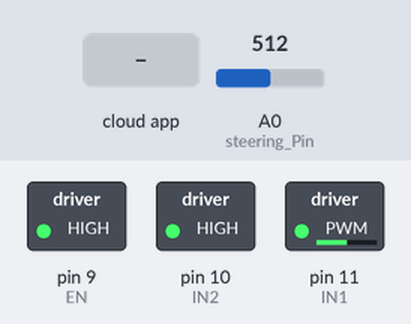
A sketch run on a simulated Arduino Uno, built with avr-gcc and run on an emulated ATmega328P. Shown: switched loads named in the sketch (green lamp = pin HIGH). Inputs (shaded band) come from the test bench; at power-on: A0 (steering_Pin) = 512. The ROS host is connected and sends only what is stated.

Above: at 1.2 s.
1.3 s: A0 (steering_Pin) set to 716
At 2.5 s:
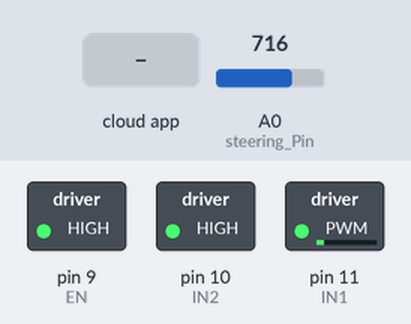
2.8 s: A0 (steering_Pin) set to 306
At 3.9 s:
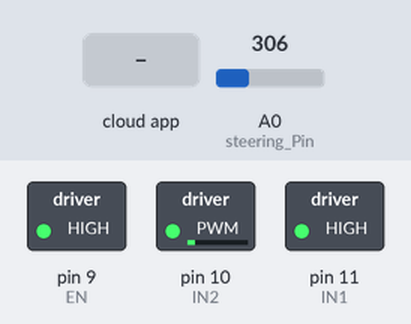
4.3 s: the phone or cloud app sets follower_steering_1 to 0
At 5.0 s:
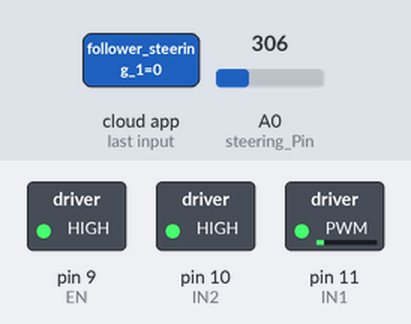
5.8 s: A0 (steering_Pin) set to 122
7.6 s: the phone or cloud app sets follower_steering_1 to 45
At 8.7 s:
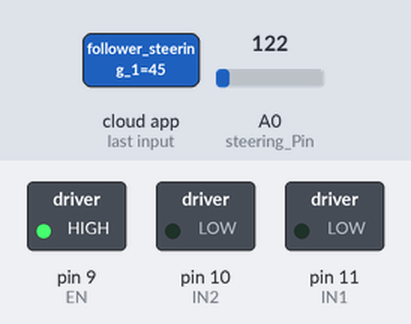
9.1 s: the phone or cloud app sets follower_steering_1 to 90
At 11.1 s:
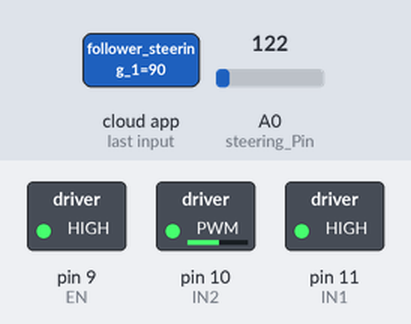
Timing chart, 0 to 12.4 s (numbered marks = the images above; inputs shaded):
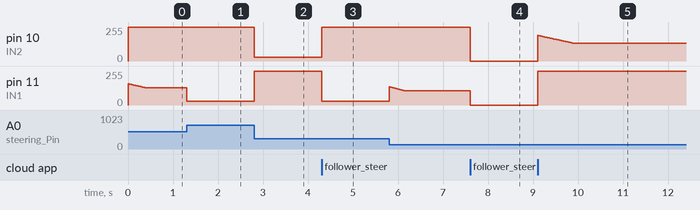

Measured:
- after the input at 1.3 s, pin 11 (IN1): 129/255 → 30/255 at once
- after the input at 2.8 s, pin 10 (IN2): 255/255 → 30/255 at once; pin 11 (IN1): 30/255 → 255/255 at once
- after the input at 4.3 s, pin 10 (IN2): 30/255 → 255/255 at once; pin 11 (IN1): 255/255 → 30/255 at once
- after the input at 7.6 s, pin 10 (IN2): 255/255 → 0/255 at once; pin 11 (IN1): 108/255 → 0/255 at once
- after the input at 9.1 s, pin 11 (IN1): 0/255 → 255/255 at once

The sketch:

F1_Steering_ROS.ino
```cpp
/*
This Function requests the /follower_steering_2 topic and actuator the Steering Motor.
And it publish its state(/steering_state_2)
*/
#include <ros.h>
// for message type
#include <std_msgs/UInt16.h>
#include <std_msgs/Float32.h>

// Define the pin
// Motor Controller
int EN = 9;
int IN1 = 11;
int IN2 = 10;

// PI controller - command index
unsigned long str_read;

// Control Variable
int rev;
int throttle;

/* Calibration the neutral point.*/
int neutral = 480;
int max_r = 83;
int max_l = 970;

// Read the angle
const int steering_Pin = A0;
int command = 480;
int sensorValue;

// PI
int error = 0;
int IntThresh = 50;  // Anti-Windup
int integral = 0;


float Kp = 20.0;
float Ki = 0.01;


//Set up the node and publisher
std_msgs::UInt16 str_msg;

ros::NodeHandle nh;
ros::Publisher pub("steering_state_1", &str_msg);

// Connection Test
void read_command( const std_msgs::UInt16& cmd_msg){

  // Rescale the Steering Command
  command = cmd_msg.data;
  if (command <=  512){
    command = map(command, 512 , 0, neutral , max_r);
    }
  else{
    command = map(command, 512 , 1024, neutral , max_l);
    }
  command = constrain(command, max_r, max_l);

  if (sensorValue <=  neutral){
    sensorValue = map(sensorValue, neutral , max_r, 512 , 0);
    }
  else{
    sensorValue = map(sensorValue, neutral , max_l, 512 , 1024);
    }

  str_msg.data = sensorValue ;
  pub.publish(&str_msg);
}

ros::Subscriber<std_msgs::UInt16> sub("follower_steering_1", read_command);

void setup()
{
  nh.getHardware()->setBaud(115200);
  // Initiate the node
  nh.initNode();
  // Advertise the publisher
  nh.advertise(pub);
  // Subscribe the topic needed.
  nh.subscribe(sub);

  //PIN  Definition
  pinMode(EN, OUTPUT);
  digitalWrite(EN, HIGH);
  pinMode(IN1, OUTPUT);
  pinMode(IN2, OUTPUT);
}

void loop(){

  sensorValue = analogRead(steering_Pin);
  error =  sensorValue - command;

  if (abs(error) < IntThresh){ // prevent integral 'windup'
     // accumulate the error integral
    integral = integral + error; // accumulate the error integral
    integral = constrain(integral, -20000, 20000);
  }
  else {
    integral = 0; // zero it if out of bounds
  }


  int P = (int)(Kp * error);
  P = constrain(P, -2000, 2000);
  int I = (int)(Ki * integral);
  I = constrain(I, -2000, 2000);

  str_read = 2000 + P + I;
  str_read = constrain(str_read, 500, 3500);

  // Actuate the Command
  if (abs(error) < 10){
    // Reach Tolerable range: Brake
    digitalWrite(IN1, LOW);
    digitalWrite(IN2, LOW);
  }
  else
  {
    if (str_read >= 2000)
    {
      rev = map(str_read, 2000, 3500, 255, 30);
      rev = constrain(rev, 30, 255);
      drive(rev,1);
    }
    else
    {
      throttle = map(str_read, 2000,500, 255, 30);
      throttle = constrain(throttle, 30, 255);
      drive(throttle, 0);
    }
  }
  nh.spinOnce();
}


void drive( int pwm, int reverse){
  //pwm - the speed (0 max, 255 stop)
  //dir - direction of motor (1 forward, 0 reverse)

  if (reverse == 0){  //reverse = 1 for reverse, reverse = 0 for forward
    analogWrite(IN2, pwm);
    analogWrite(IN1, 255);
  }

  if (reverse == 1) {
    analogWrite(IN1, pwm);
    analogWrite(IN2, 255);
  }
}
```
